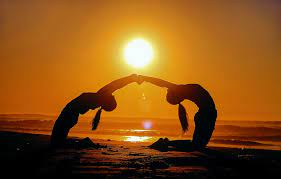
#> input picture sun.jpg, 281 x 179 px
$ python SobelEdgeDet.py   (older library calls are emulated)
#> lines starting #> are read from the running program, lines starting #| are printed output that depends on the picture
# edge detection is used in games a lot to make
# them more stylized.

# also derivatives are commonly used in physics( first and second derivatives)

# and optimization(finding the min value of the function)

# this is both edge detection and FD first order

# Importing Required Libraries
import cv2
import numpy as np
import matplotlib.pyplot as plt

sobelX_kernel = np.array([[1, 0, -1],
                             [2, 0, -2],
                             [1, 0, -1]], dtype=np.float32)
sobelY_kernel = np.array([[1, 2, 1],
                             [0, 0, 0],
                             [-1, -2, -1]], dtype=np.float32)

# Loading image
img = cv2.imread('sun.jpg', cv2.IMREAD_GRAYSCALE)
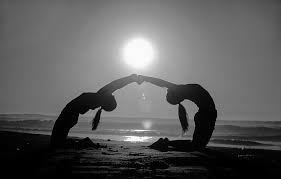
#> img: shape (179, 281); min 0, max 255, mean 92.9

# Applying Sobel Kernel for Edge Detection
sobel_x = cv2.filter2D(img, cv2.CV_64F, sobelX_kernel)
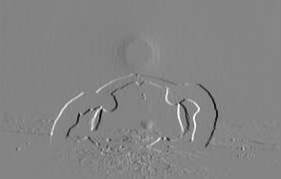
#> sobel_x: shape (179, 281) float64; min -572, max 530, mean -0.3; drawn with min black and max white
sobel_y = cv2.filter2D(img, cv2.CV_64F, sobelY_kernel)
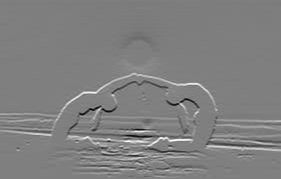
#> sobel_y: shape (179, 281) float64; min -562, max 563, mean 4.4; drawn with min black and max white

# Combining the x and y edges
sobel = cv2.addWeighted(sobel_x, 0.5, sobel_y, 0.5, 0)
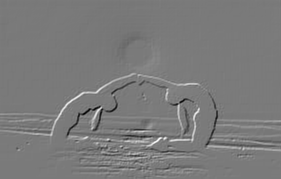
#> sobel: shape (179, 281) float64; min -408, max 440, mean 2.1; drawn with min black and max white

# Displaying the Result
fig, axs = plt.subplots(1, 2, figsize=(15, 10))
axs[0].imshow(img, cmap='gray')
axs[0].set_title('Original Image')
axs[1].imshow(sobel, cmap='gray')
axs[1].set_title('Sobel Edge Detection Result')

plt.show()
